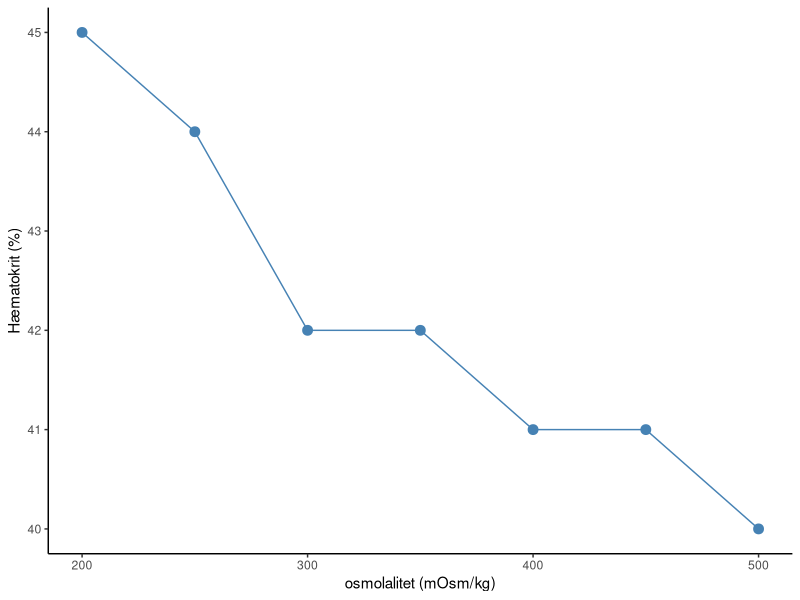

Write the R code that produced this figure.
## ---- chunk 1
#| echo: false 
options(OutDec = ",")
## ---- chunk 2
#| message: false
#| warning: false
library(tidyverse)
## ---- chunk 3
#| label: tbl-ojendraaber-data
#| tbl-cap: "Måling af osmolalitet og pH for tre batches af øjendråber."
#| echo: false

library(knitr)

data <- tibble(
  Batch = c("A", "B", "C"),
  osmolalitet_mOsm_kg = c(295, 310, 288),
  pH = c(7.2, 7.0, 7.4)
)

kable(data, col.names = c("Batch", "osmolalitet (mOsm/kg)", "pH"), align = "c")
## ---- chunk 4
#| label: fig-hematokrit
#| fig-cap: "Hæmatokrit som funktion af osmolalitet."
#| out-width: "80%"
#| echo: false

library(ggplot2)

osmolalitet <- c(200, 250, 300, 350, 400, 450, 500)
haematokrit <- c(45, 44, 42, 42, 41, 41, 40)
df <- data.frame(osmolalitet, haematokrit)

ggplot(df, aes(x = osmolalitet, y = haematokrit)) +
  geom_point(color = "steelblue", size = 3) +
  geom_line(color = "steelblue") +
  labs(x = "osmolalitet (mOsm/kg)", y = "Hæmatokrit (%)") +
  theme_classic()
